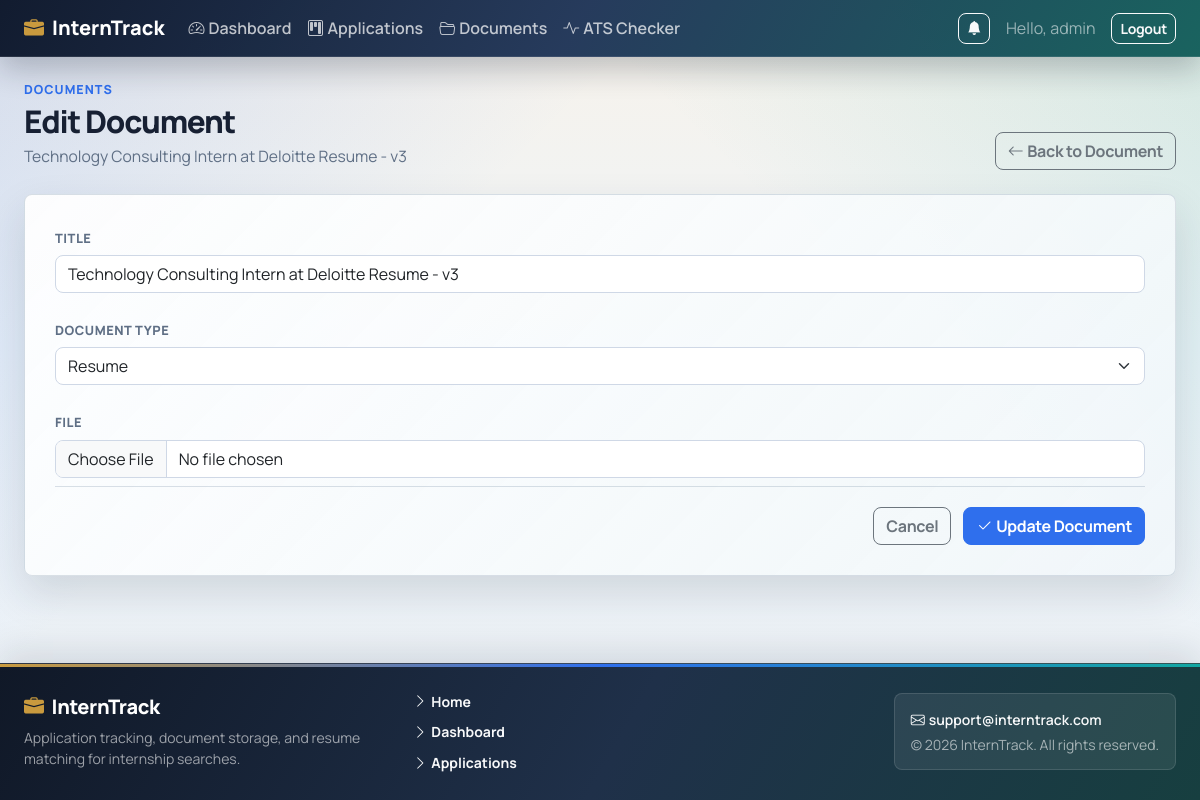
The page /documents/31/edit/ (signed in) on the database its author committed.
### documents/models.py (models this page shows, shortened)
class UploadedDocument(models.Model):
    RESUME = "resume"
    COVER_LETTER = "cover_letter"
    OTHER = "other"
    DOCUMENT_TYPE_CHOICES = [
        (RESUME, "Resume"),
        (COVER_LETTER, "Cover Letter"),
        (OTHER, "Other"),
    ]
    user = models.ForeignKey(User, on_delete=models.CASCADE)
    title = models.CharField(max_length=200)
    document_type = models.CharField(max_length=20, choices=DOCUMENT_TYPE_CHOICES)
    file = models.FileField(
        upload_to="documents/",
        validators=[validate_document_extension, validate_document_size],
    )
    version = models.PositiveIntegerField(default=1)
    uploaded_at = models.DateTimeField(auto_now_add=True)
    updated_at = models.DateTimeField(auto_now=True)
    class Meta:
        ordering = ["-uploaded_at"]

### documents/views.py (the view, shortened to what this page needs)
# urls.py: path("documents/<int:pk>/edit/", DocumentUpdateView.as_view(), name="document_edit"),
class DocumentUpdateView(LoginRequiredMixin, SuccessMessageMixin, UpdateView):
    model = UploadedDocument
    form_class = UploadedDocumentForm
    template_name = "documents/document_form.html"
    context_object_name = "document"
    success_message = "Document updated successfully."
    def get_queryset(self):
        return UploadedDocument.objects.filter(user=self.request.user)

### documents/forms.py
class UploadedDocumentForm(forms.ModelForm):
    class Meta:
        model = UploadedDocument
        fields = ["title", "document_type", "file"]
        widgets = {
            "title": forms.TextInput(attrs={"class": "form-control"}),
            "document_type": forms.Select(attrs={"class": "form-select"}),
            "file": forms.FileInput(attrs={"class": "form-control"}),
        }

### documents/templates/documents/document_form.html (shortened to what this page needs)
{% extends "base.html" %}
{% block content %}
<div class="page-heading">
    <div>
        <div class="page-kicker">Documents</div>
        <h1 class="page-title">Edit Document</h1>
        <p class="page-subtitle">{{ document.title }}</p>
    </div>
    <div class="page-actions">
        <a class="btn btn-outline-secondary" href="{% url 'documents:document_detail' document.pk %}">
            <i class="bi bi-arrow-left me-1"></i>Back to Document
        </a>
    </div>
</div>
<form method="post" enctype="multipart/form-data" class="form-panel">
    <div class="row g-4">
        {% for field in form %}
        <div class="col-12">
            <label class="form-label" for="{{ field.id_for_label }}">{{ field.label }}</label>
            {{ field }}
        </div>
        {% endfor %}
    </div>
    <div class="form-actions">
        <a class="btn btn-outline-secondary" href="{% url 'documents:document_detail' document.pk %}">Cancel</a>
        <button type="submit" class="btn btn-primary">
            <i class="bi bi-check2 me-1"></i>Update Document
        </button>
    </div>
</form>
{% endblock %}

### templates/base.html (shortened to what this page needs)
<!doctype html>
{% load static %}
<html lang="en">
<head>
    <link href="https://cdn.jsdelivr.net/npm/bootstrap@5.3.3/dist/css/bootstrap.min.css" rel="stylesheet">
    <link href="https://cdn.jsdelivr.net/npm/bootstrap-icons@1.11.3/font/bootstrap-icons.min.css" rel="stylesheet">
    <link href="{% static 'css/interntrack.css' %}" rel="stylesheet">
</head>
<body class="app-shell d-flex flex-column min-vh-100">
<nav class="navbar navbar-expand-lg navbar-dark app-navbar">
    <div class="container-fluid px-4">
        <a class="navbar-brand d-flex align-items-center gap-2" href="{% url 'home' %}">
            <i class="bi bi-briefcase-fill brand-icon"></i>
            <span>InternTrack</span>
        </a>
        <div class="collapse navbar-collapse" id="mainNavbar">
            <ul class="navbar-nav me-auto mb-2 mb-lg-0">
                {% if user.is_authenticated %}
                <li class="nav-item">
                    <a class="nav-link" href="{% url 'dashboard:dashboard_home' %}"><i class="bi bi-speedometer2 me-1"></i>Dashboard</a>
                </li>
                <li class="nav-item">
                    <a class="nav-link" href="{% url 'application_list' %}"><i class="bi bi-kanban me-1"></i>Applications</a>
                </li>
                <li class="nav-item">
                    <a class="nav-link" href="{% url 'documents:document_list' %}"><i class="bi bi-folder2-open me-1"></i>Documents</a>
                </li>
                <li class="nav-item">
                    <a class="nav-link" href="{% url 'documents:ats_checker' %}"><i class="bi bi-activity me-1"></i>ATS Checker</a>
                </li>
                {% endif %}
            </ul>
            <div class="d-flex align-items-center gap-2">
                {% if user.is_authenticated %}
                    <div class="dropdown me-2">
                        <a class="btn btn-outline-light btn-sm position-relative"
                           href="#"
                           id="notifDropdown"
                           data-bs-toggle="dropdown"
                           aria-expanded="false"
                           title="Notifications">
                            <i class="bi bi-bell-fill"></i>
                        </a>
                    </div>
                    <a class="navbar-text text-decoration-none me-2" href="{% url 'profile' %}">
                        Hello, {{ user.get_full_name|default:user.first_name|default:user.username }}
                    </a>
                    <form method="post" action="{% url 'logout' %}">
                        <button type="submit" class="btn btn-outline-light btn-sm">Logout</button>
                    </form>
                {% else %}
                    <a class="btn btn-outline-light btn-sm" href="{% url 'login' %}">Login</a>
                    <a class="btn btn-primary btn-sm" href="{% url 'register' %}">Register</a>
                {% endif %}
            </div>
        </div>
    </div>
</nav>
<main class="app-main container-fluid px-4 py-4 flex-grow-1">
    {% block content %}{% endblock %}
</main>
<footer class="app-footer text-light mt-auto py-4">
    <div class="container-fluid px-4">
        <div class="row g-3 align-items-center">
            <div class="col-md-4">
                <h2 class="h5 mb-2 d-flex align-items-center gap-2">
                    <i class="bi bi-briefcase-fill brand-icon"></i>
                    <span>InternTrack</span>
                </h2>
                <p class="small text-secondary mb-0">Application tracking, document storage, and resume matching for internship searches.</p>
            </div>
            <div class="col-md-4">
                <ul class="list-unstyled small mb-0 d-grid gap-1">
                    <li><a class="link-light link-offset-2 link-underline-opacity-0 link-underline-opacity-75-hover" href="{% url 'home' %}"><i class="bi bi-chevron-right me-1"></i>Home</a></li>
                    {% if user.is_authenticated %}
                    <li><a class="link-light link-offset-2 link-underline-opacity-0 link-underline-opacity-75-hover" href="{% url 'dashboard:dashboard_home' %}"><i class="bi bi-chevron-right me-1"></i>Dashboard</a></li>
                    <li><a class="link-light link-offset-2 link-underline-opacity-0 link-underline-opacity-75-hover" href="{% url 'application_list' %}"><i class="bi bi-chevron-right me-1"></i>Applications</a></li>
                    {% endif %}
                </ul>
            </div>
            <div class="col-md-4 text-md-end small text-secondary">
                <div class="footer-contact-card text-md-start">
                    <div class="text-light fw-semibold"><i class="bi bi-envelope me-1"></i>support@interntrack.com</div>
                    <div class="text-secondary mt-1">&copy; {% now "Y" %} InternTrack. All rights reserved.</div>
                </div>
            </div>
        </div>
    </div>
</footer>
</body>
</html>

### static/css/interntrack.css (style rules this page uses)
:root { --it-font-sans: "Manrope", "Segoe UI", sans-serif; --it-bg: #eef4f8; --it-surface: rgba(255, 255, 255, 0.82); --it-surface-strong: #ffffff; --it-ink: #172033; --it-muted: #5f6f85; --it-border: rgba(123, 143, 166, 0.28); --it-primary: #2f6fed; --it-primary-dark: #214db3; --it-success: #0f9f6e; --it-warning: #c87915; --it-danger: #dc2626; --it-gold: #c99a3e; --it-teal: #12a7a2; --it-berry: #9b3f73; --it-shadow: 0 18px 42px rgba(28, 41, 61, 0.14); }
body.app-shell { background: linear-gradient(135deg, rgba(47, 111, 237, 0.16), transparent 34%), linear-gradient(225deg, rgba(18, 167, 162, 0.14), transparent 32%), linear-gradient(180deg, #f7f2ea 0%, #eef4f8 43%, #edf2f7 100%); color: var(--it-ink); font-family: var(--it-font-sans); min-height: 100vh; text-rendering: optimizeLegibility; }
h1, h2, h3, h4, h5, h6, .navbar-brand, .btn { letter-spacing: -0.02em; }
.app-navbar { background: linear-gradient(120deg, rgba(14, 24, 43, 0.98), rgba(34, 55, 89, 0.98) 48%, rgba(22, 96, 93, 0.98)); border-bottom: 1px solid rgba(255, 255, 255, 0.1); box-shadow: 0 12px 30px rgba(15, 23, 42, 0.24); }
.app-navbar .navbar-brand { font-weight: 800; letter-spacing: 0; }
.brand-icon { color: var(--it-gold); }
.app-navbar .nav-link { border-radius: 8px; color: rgba(255, 255, 255, 0.72); font-weight: 600; padding-inline: 0.85rem; }
.app-main { max-width: 1500px; width: 100%; }
.app-footer { background: linear-gradient(120deg, #101827, #1f3049 52%, #173f40); border-top: 1px solid rgba(255, 255, 255, 0.12); box-shadow: 0 -12px 34px rgba(15, 23, 42, 0.12); color: rgba(255, 255, 255, 0.86); position: relative; }
.app-footer::before { background: linear-gradient(90deg, var(--it-gold), var(--it-primary), var(--it-teal)); content: ""; height: 3px; left: 0; position: absolute; right: 0; top: 0; }
.app-footer h2 { color: #fff; font-weight: 800; }
.app-footer p, .app-footer .text-secondary { color: rgba(255, 255, 255, 0.58) !important; }
.app-footer a { color: rgba(255, 255, 255, 0.82); display: inline-flex; font-weight: 700; padding: 0.18rem 0; }
.footer-contact-card { background: rgba(255, 255, 255, 0.08); border: 1px solid rgba(255, 255, 255, 0.12); border-radius: 8px; display: inline-block; padding: 0.9rem 1rem; }
.page-heading { display: flex; align-items: flex-end; justify-content: space-between; gap: 1rem; margin-bottom: 1.5rem; }
.page-kicker { color: var(--it-primary); font-size: 0.78rem; font-weight: 800; letter-spacing: 0.08em; margin-bottom: 0.35rem; text-transform: uppercase; }
.page-title { color: var(--it-ink); font-size: clamp(1.8rem, 2.6vw, 2.45rem); font-weight: 800; letter-spacing: -0.04em; line-height: 1.05; margin: 0; }
.page-subtitle { color: var(--it-muted); font-size: 0.98rem; line-height: 1.6; margin: 0.4rem 0 0; max-width: 680px; }
.page-actions { align-items: center; display: flex; flex-wrap: wrap; gap: 0.65rem; justify-content: flex-end; }
.form-control, .form-select { border-color: #cfd8e6; border-radius: 8px; }
.btn { border-radius: 8px; font-weight: 700; }
.btn-primary { background: var(--it-primary); border-color: var(--it-primary); }
.form-panel, .detail-panel, .danger-panel { background: linear-gradient(135deg, rgba(255, 255, 255, 0.92), rgba(241, 247, 250, 0.84)); border: 1px solid var(--it-border); border-radius: 8px; box-shadow: var(--it-shadow); }
.form-panel { padding: clamp(1.25rem, 2.5vw, 2rem); }
.form-panel .form-label { color: var(--it-muted); font-size: 0.8rem; font-weight: 800; letter-spacing: 0.04em; margin-bottom: 0.45rem; text-transform: uppercase; }
.form-actions { align-items: center; border-top: 1px solid var(--it-border); display: flex; flex-wrap: wrap; gap: 0.75rem; justify-content: flex-end; margin-top: 0.5rem; padding-top: 1.25rem; }

### rows shown on the page
UploadedDocument: title "Technology Consulting Intern at Deloitte Resume - v3", form "Technology Consulting Intern at Deloitte Resume - v3" "Resume"

### other values the page prints
{{ user.get_full_name|default:user.first_name|default:user.username }} "admin"
{{ field.label }} "TITLE" "DOCUMENT TYPE" "FILE"
